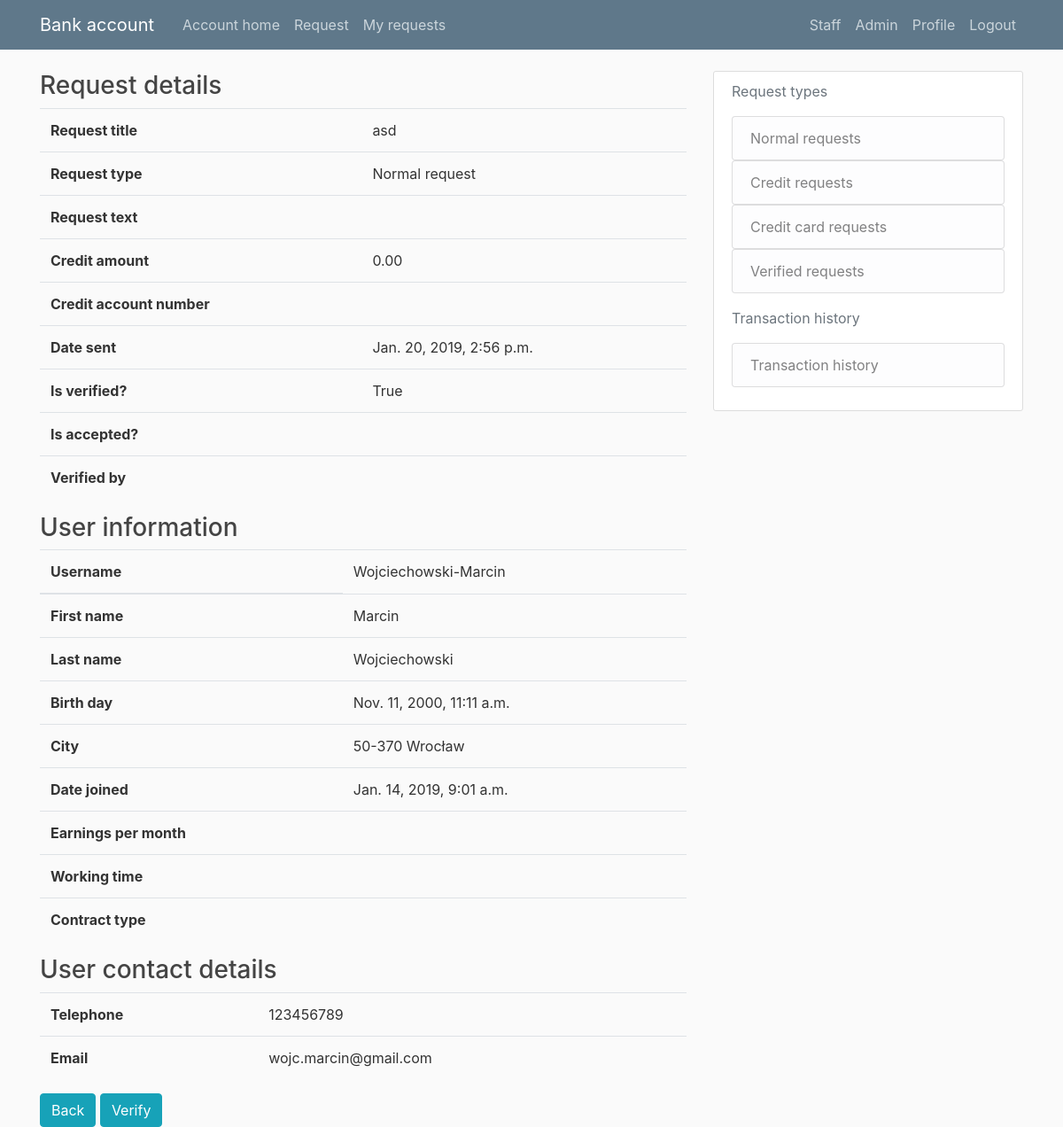
Screenshot of /worker/request/details/1/ (signed in) with the database file from the repository.
### client/models.py (models this page shows, shortened)
class Request(models.Model):
    REQUEST_TYPES = [
        ('Normal request', 'Normal request'),
        ('Credit request', 'Credit request'),
        ('Credit card request', 'Credit card request'),
    ]
    worker_data = models.ForeignKey(
        CustomUser, on_delete=models.PROTECT, null=True, blank=True, related_name='worker_data')
    client_data = models.ForeignKey(
        CustomUser, on_delete=models.PROTECT, related_name='client_data')
    request_title = models.CharField(max_length=40, null=True)
    request_text = models.TextField()
    credit_amount = models.DecimalField(
        default=0, max_digits=10, decimal_places=2)
    credit_account_number = models.ForeignKey(
        Account, on_delete=models.CASCADE, null=True)
    send_date = models.DateTimeField(default=timezone.now)
    is_verified = models.BooleanField(default=False)
    is_accepted = models.BooleanField(null=True)
    request_type = models.CharField(
        max_length=20, default='Normal request', choices=REQUEST_TYPES)

class CustomUser(AbstractUser):
    address = models.ForeignKey(Address, on_delete=models.PROTECT)
    pesel = models.CharField(max_length=11, unique=True, validators=[RegexValidator(
        regex='^\d{11}$', message='Niewlasciwy PESEL!', code='nomatch')])
    mothers_maiden_name = models.CharField(max_length=32, blank=True, validators=[RegexValidator(
        regex='^[a-zA-Z-]*$', message='Niewlasciwe nazwisko!', code='nomatch')])
    birth_day = models.DateTimeField(help_text="Data w formacie dd/mm/yyyy")
    telephone = models.CharField(max_length=9, unique=True, validators=[RegexValidator(
        regex='^\d{9}$', message='Niewlasciwy numer telefonu', code='nomatch')])
    creditworthiness = models.ForeignKey(
        Creditworthiness, on_delete=models.PROTECT, blank=True, null=True)
    REQUIRED_FIELDS = ['email', 'first_name',
                       'last_name', 'pesel', 'birth_day', 'telephone', 'address']
    USERNAME_FIELD = 'username'

class Address(models.Model):
    street = models.CharField(max_length=64)
    house_nr = models.IntegerField()
    apartment_nr = models.IntegerField(null=True, blank=True)
    city = models.ForeignKey(City, on_delete=models.PROTECT)

class City(models.Model):
    postal_code = models.CharField(max_length=6, validators=[RegexValidator(
        regex='^\d{2}-{1}\d{3}$', message='Niewlasciwy kod pocztowy! Uzyj formatu XX-XXX.', code='nomatch')])
    city = models.CharField(max_length=32)
    def __str__(self):
        return self.postal_code + " " + self.city

### worker/views.py (the view)
@staff_member_required
def request_details(request, rid):
    user_request = get_object_or_404(Request, id=rid)
    context = {
        'user_request': user_request
    }
    return render(request, 'worker/request_details.html', context)

### worker/templates/worker/request_details.html
{% extends "worker/sidebar_base.html" %}
{% block content %}
<h3>Request details</h3>
<table class="table">
    <tbody>
        <tr>
            <th scope="row">Request title</th>
            <td>{{ user_request.request_title }}</td>
        </tr>
        <tr>
            <th scope="row">Request type</th>
            <td>{{ user_request.request_type }}</td>
        </tr>
        <tr>
            <th scope="row">Request text</th>
            <td>{{ user_request.request_text }}</td>
        </tr>
        <tr>
            <th scope="row">Credit amount</th>
            <td>{{ user_request.credit_amount|default_if_none:"&nbsp;" }}</td>
        </tr>
        <tr>
            <th scope="row">Credit account number</th>
            <td>{{ user_request.credit_account_number|default_if_none:"&nbsp;" }}</td>
        </tr>
        <tr>
            <th scope="row">Date sent</th>
            <td>{{ user_request.send_date }}</td>
        </tr>
        <tr>
            <th scope="row">Is verified?</th>
            <td>{{ user_request.is_verified }}</td>
        </tr>
        <tr>
            <th scope="row">Is accepted?</th>
            <td>{{ user_request.is_accepted|default_if_none:"&nbsp;" }}</td>
        </tr>
        <tr>
            <th scope="row">Verified by</th>
            <td>{{ user_request.worker_data|default_if_none:"&nbsp;" }}</td>
        </tr>
    </tbody>
</table>
<h3>User information</h3>
<table class="table">
    <thead>
        <tr>
            <th scope="col">Username</th>
            <td>{{ user_request.client_data.username }}</td>
        </tr>
    </thead>
    <tbody>
        <tr>
            <th scope="row">First name</th>
            <td>{{ user_request.client_data.first_name }}</td>
        </tr>
        <tr>
            <th scope="row">Last name</th>
            <td>{{ user_request.client_data.last_name }}</td>
        </tr>
        <tr>
            <th scope="row">Birth day</th>
            <td>{{ user_request.client_data.birth_day }}</td>
        </tr>
        <tr>
            <th scope="row">City</th>
            <td>{{ user_request.client_data.address.city }}</td>
        </tr>
        <tr>
            <th scope="row">Date joined</th>
            <td>{{ user_request.client_data.date_joined }}</td>
        </tr>
        <tr>
            <th scope="row">Earnings per month</th>
            <td>{{ user_request.client_data.creditworthiness.earnings_per_month }}</td>
        </tr>
        <tr>
            <th scope="row">Working time</th>
            <td>{{ user_request.client_data.creditworthiness.working_time }}</td>
        </tr>
        <tr>
            <th scope="row">Contract type</th>
            <td>{{ user_request.client_data.creditworthiness.contract_type }}</td>
        </tr>
    </tbody>
</table>
<h3>User contact details</h3>
<table class="table">
    <tbody>
        <tr>
            <th scope="row">Telephone</th>
            <td>{{ user_request.client_data.telephone }}</td>
        </tr>
        <tr>
            <th scope="row">Email</th>
            <td>{{ user_request.client_data.email }}</td>
        </tr>
    </tbody>
</table>
<a href="{% url 'worker_home' rot=0 %}" class="btn btn-info" type="button">Back</a>
{% if user_request.request_type != 'Normal request' and user_request.is_verified == False %}
<a href="{% url 'request_confirm' rid=user_request.id %}" class="btn btn-success" type="button">Confirm</a>
<a href="{% url 'request_decline' rid=user_request.id %}" class="btn btn-error" type="button">Decline</a>
{% else %}
<a href="{% url 'request_verify' rid=user_request.id %}" class="btn btn-info" type="button">Verify</a>
{% endif %}
{% endblock content %}

### client/static/clientapp/main.css (style rules this page uses)
body { background: #fafafa; color: #333333; margin-top: 5rem; }
h1, h2, h3, h4, h5, h6 { color: #444444; }

### rows the page displays
Request: request_title "asd", request_type "Normal request", credit_amount "0.00", send_date "Jan. 20, 2019, 2:56 p.m.", is_verified "True", client_data.username "Wojciechowski-Marcin", client_data.first_name "Marcin", client_data.last_name "Wojciechowski", client_data.birth_day "Nov. 11, 2000, 11:11 a.m.", client_data.address.city "50-370 Wrocław", client_data.date_joined "Jan. 14, 2019, 9:01 a.m.", client_data.telephone "123456789", client_data.email "wojc.marcin@gmail.com"
